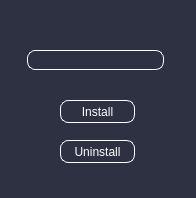
<?xml version="1.0" encoding="UTF-8"?>
<ui version="4.0">
 <class>Form</class>
 <widget class="QWidget" name="Form">
  <property name="geometry">
   <rect>
    <x>0</x>
    <y>0</y>
    <width>196</width>
    <height>198</height>
   </rect>
  </property>
  <property name="windowTitle">
   <string>Form</string>
  </property>
  <property name="styleSheet">
   <string notr="true">background-color: #2d3142 ;
color: white;
</string>
  </property>
  <widget class="QPushButton" name="install_lib">
   <property name="geometry">
    <rect>
     <x>60</x>
     <y>100</y>
     <width>75</width>
     <height>23</height>
    </rect>
   </property>
   <property name="styleSheet">
    <string notr="true">border: 1px solid white;
border-radius: 8px;
</string>
   </property>
   <property name="text">
    <string>Install</string>
   </property>
  </widget>
  <widget class="QPushButton" name="uninstall_lib">
   <property name="geometry">
    <rect>
     <x>60</x>
     <y>140</y>
     <width>75</width>
     <height>23</height>
    </rect>
   </property>
   <property name="styleSheet">
    <string notr="true">border: 1px solid white;
border-radius: 8px;
</string>
   </property>
   <property name="text">
    <string>Uninstall</string>
   </property>
  </widget>
  <widget class="QLineEdit" name="lib_name">
   <property name="geometry">
    <rect>
     <x>-10</x>
     <y>50</y>
     <width>211</width>
     <height>20</height>
    </rect>
   </property>
   <property name="styleSheet">
    <string notr="true">width: 70%;
height: 25px;
margin: 0 auto;
border: 1px solid white;
border-radius: 8px;</string>
   </property>
  </widget>
 </widget>
 <resources/>
 <connections/>
</ui>
